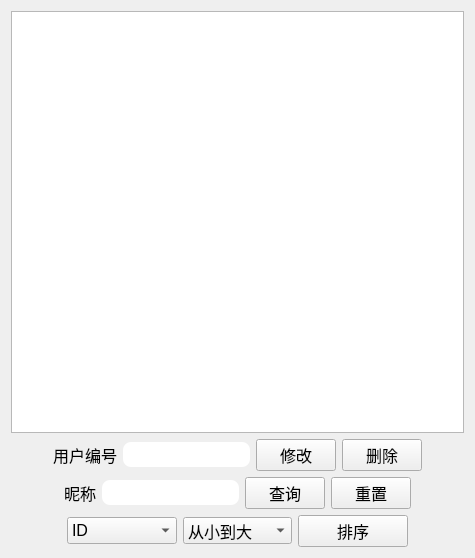
<?xml version="1.0" encoding="UTF-8"?>
<ui version="4.0">
 <class>MenuWidget</class>
 <widget class="QWidget" name="MenuWidget">
  <property name="geometry">
   <rect>
    <x>0</x>
    <y>0</y>
    <width>475</width>
    <height>558</height>
   </rect>
  </property>
  <property name="minimumSize">
   <size>
    <width>358</width>
    <height>357</height>
   </size>
  </property>
  <property name="maximumSize">
   <size>
    <width>579</width>
    <height>576</height>
   </size>
  </property>
  <property name="font">
   <font>
    <pointsize>12</pointsize>
   </font>
  </property>
  <property name="windowTitle">
   <string>用户管理</string>
  </property>
  <property name="styleSheet">
   <string notr="true">QLineEdit{
border-radius:8px;
}
</string>
  </property>
  <layout class="QVBoxLayout" name="verticalLayout_2">
   <item>
    <layout class="QHBoxLayout" name="horizontalLayout_2"/>
   </item>
   <item>
    <widget class="QTableView" name="table">
     <property name="textElideMode">
      <enum>Qt::ElideRight</enum>
     </property>
    </widget>
   </item>
   <item>
    <layout class="QHBoxLayout" name="horizontalLayout">
     <property name="rightMargin">
      <number>0</number>
     </property>
     <item>
      <spacer name="horizontalSpacer_4">
       <property name="orientation">
        <enum>Qt::Horizontal</enum>
       </property>
       <property name="sizeType">
        <enum>QSizePolicy::Preferred</enum>
       </property>
       <property name="sizeHint" stdset="0">
        <size>
         <width>56</width>
         <height>20</height>
        </size>
       </property>
      </spacer>
     </item>
     <item>
      <widget class="QLabel" name="label_3">
       <property name="text">
        <string>用户编号</string>
       </property>
      </widget>
     </item>
     <item>
      <widget class="QLineEdit" name="userIdEdit">
       <property name="minimumSize">
        <size>
         <width>0</width>
         <height>25</height>
        </size>
       </property>
      </widget>
     </item>
     <item>
      <widget class="QPushButton" name="changeButton">
       <property name="text">
        <string>修改</string>
       </property>
      </widget>
     </item>
     <item>
      <widget class="QPushButton" name="delButton">
       <property name="text">
        <string>删除</string>
       </property>
      </widget>
     </item>
     <item>
      <spacer name="horizontalSpacer">
       <property name="orientation">
        <enum>Qt::Horizontal</enum>
       </property>
       <property name="sizeType">
        <enum>QSizePolicy::Preferred</enum>
       </property>
       <property name="sizeHint" stdset="0">
        <size>
         <width>56</width>
         <height>20</height>
        </size>
       </property>
      </spacer>
     </item>
    </layout>
   </item>
   <item>
    <layout class="QHBoxLayout" name="horizontalLayout_4">
     <item>
      <spacer name="horizontalSpacer_6">
       <property name="orientation">
        <enum>Qt::Horizontal</enum>
       </property>
       <property name="sizeType">
        <enum>QSizePolicy::Preferred</enum>
       </property>
       <property name="sizeHint" stdset="0">
        <size>
         <width>56</width>
         <height>20</height>
        </size>
       </property>
      </spacer>
     </item>
     <item>
      <widget class="QLabel" name="label_4">
       <property name="text">
        <string>昵称</string>
       </property>
      </widget>
     </item>
     <item>
      <widget class="QLineEdit" name="nicknameEdit">
       <property name="minimumSize">
        <size>
         <width>0</width>
         <height>25</height>
        </size>
       </property>
      </widget>
     </item>
     <item>
      <widget class="QPushButton" name="searchButton">
       <property name="text">
        <string>查询</string>
       </property>
      </widget>
     </item>
     <item>
      <widget class="QPushButton" name="RenewpushButton">
       <property name="text">
        <string>重置</string>
       </property>
      </widget>
     </item>
     <item>
      <spacer name="horizontalSpacer_3">
       <property name="orientation">
        <enum>Qt::Horizontal</enum>
       </property>
       <property name="sizeType">
        <enum>QSizePolicy::Preferred</enum>
       </property>
       <property name="sizeHint" stdset="0">
        <size>
         <width>56</width>
         <height>20</height>
        </size>
       </property>
      </spacer>
     </item>
    </layout>
   </item>
   <item>
    <layout class="QHBoxLayout" name="horizontalLayout_3">
     <item>
      <spacer name="horizontalSpacer_5">
       <property name="orientation">
        <enum>Qt::Horizontal</enum>
       </property>
       <property name="sizeType">
        <enum>QSizePolicy::Preferred</enum>
       </property>
       <property name="sizeHint" stdset="0">
        <size>
         <width>56</width>
         <height>20</height>
        </size>
       </property>
      </spacer>
     </item>
     <item>
      <widget class="QComboBox" name="speciesComboBox">
       <item>
        <property name="text">
         <string>ID</string>
        </property>
       </item>
       <item>
        <property name="text">
         <string>昵称</string>
        </property>
       </item>
      </widget>
     </item>
     <item>
      <widget class="QComboBox" name="howComboBox">
       <property name="sizePolicy">
        <sizepolicy hsizetype="Preferred" vsizetype="Fixed">
         <horstretch>0</horstretch>
         <verstretch>0</verstretch>
        </sizepolicy>
       </property>
       <property name="minimumSize">
        <size>
         <width>0</width>
         <height>0</height>
        </size>
       </property>
       <item>
        <property name="text">
         <string>从小到大</string>
        </property>
       </item>
       <item>
        <property name="text">
         <string>从大到小</string>
        </property>
       </item>
      </widget>
     </item>
     <item>
      <widget class="QPushButton" name="orderButton">
       <property name="text">
        <string>排序</string>
       </property>
      </widget>
     </item>
     <item>
      <spacer name="horizontalSpacer_2">
       <property name="orientation">
        <enum>Qt::Horizontal</enum>
       </property>
       <property name="sizeType">
        <enum>QSizePolicy::Preferred</enum>
       </property>
       <property name="sizeHint" stdset="0">
        <size>
         <width>56</width>
         <height>20</height>
        </size>
       </property>
      </spacer>
     </item>
    </layout>
   </item>
  </layout>
 </widget>
 <resources/>
 <connections/>
</ui>
